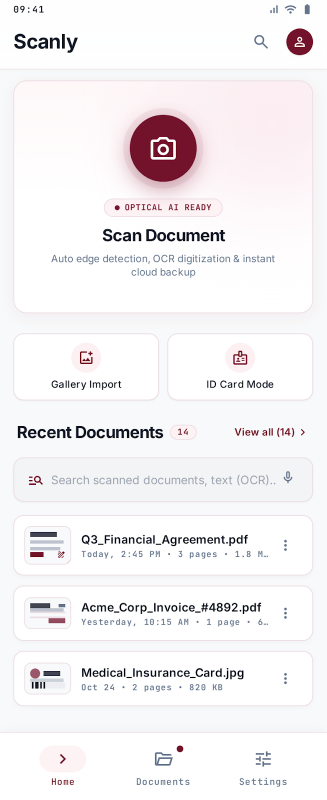
#> input picture design/document.png, 653 x 1600 px (shown at 1/2 size)
$ python -i baseline_scan.py   (imports and definitions only)
#> lines starting #> are read from the running program, lines starting #| are printed output that depends on the picture; after the words box and inside, x2 and y2 are one past the last pixel; in counts of white or black regions, pixels touching at a corner belong together
#> further down, picture is the input picture: shape (1600, 653, 3); mean B, G, R 242.6, 240.8, 243.8
import cv2
import numpy as np

def four_point_transform(img, pts):

    '''
    used to transform the image into a flattened img  :)
    sets the points in order kyuki camera doesn't know ki kaunsa corner kaunsa h

    s = x + y -> sabse chota 'top left' and 'bottom right' (diagonals)
    d = x - y -> sbase chota 'top right' and 'bottom left' (diagonals)

    distance calculate krni padhti hai fir taki actual document size mil paye aur uske basis pe flatten/cropping ho from complete camera view.

    src - acts the actual points of the document/image captured
    dst - acts as the label provided joh ek fixed rectangle shape banayega jisme src fit hoga

    getPerspectiveTransform - yeh src ko fit krwata h dst mein
    wrapPerspective - upr wale function se shirf matrix form return hoti h uss matrix ko image me fitting karta h yeh
    '''


    pts = np.array(pts, dtype=np.float32).reshape(4, 2)

    s = pts.sum(axis=1)
    d = np.diff(pts, axis=1).ravel()
    tl, tr, br, bl = pts[np.argmin(s)], pts[np.argmin(d)], pts[np.argmax(s)], pts[np.argmax(d)]

    width = int(max(np.linalg.norm(tr - tl), np.linalg.norm(br - bl)))
    height = int(max(np.linalg.norm(bl - tl), np.linalg.norm(br - tr)))

    src = np.float32([tl, tr, br, bl])
    dst = np.float32([[0, 0], [width - 1, 0], [width - 1, height - 1], [0, height - 1]])
    matrix = cv2.getPerspectiveTransform(src, dst)
    return cv2.warpPerspective(img, matrix, (width, height))


def resize_to_fit(img, max_w=800, max_h=600):
    h, w = img.shape[:2]
    scale = min(max_w / w, max_h / h, 1.0)
    return cv2.resize(img, None, fx=scale, fy=scale)


def scanDetection(img, scale=0.4):


    '''
    as the name suggests - iska kaam h ki document dhundh ke uske 4 points find karna
    yaha contours ka use hota h kyuki this functionality helps in detecting the boundary of any object captured.

    filters - gray -> grayscale karke noise ko visible krwata h ; blur -> chote chote noise ko remove krne ke kaam aata h

    otsu -> kaam ata h ki kaunsa part paper ka white hoga aur uska black (general case)

    kernel ka use - yeh 2 kaam ke use aata h for example agr light ka reflection h uski wjgh se joh noise ara hoga usko ignore krta h aur paper itself mein agr kahi kahi dots/dark spots h toh unko fill krta h

    convexHull. Shape ko ek tight "elastic band" mein lapet deta hai, jisse andar ke dents bhar jaate hain.

    approxPolyDP. Outline ko kam corners wale polygon mein simplify karta hai. eps * peri tolerance hai (perimeter ka hissa). Chhota eps = zyada corners, bada eps = kam. Loop strict se dheela hota hai jab tak exactly 4 corners na mile.

    approx / scale. Detection 0.4x pe hua tha, to coordinates ko wapas original size mein badalte hain. Warp full-quality image pe hoga.
    '''
#> called with scale = 0.4


    h, w = img.shape[:2]
#> h = 1600; w = 653


    doc_contour = np.array([[0, 0], [w, 0], [w, h], [0, h]], dtype=np.int32)


    small = cv2.resize(img, None, fx=scale, fy=scale)
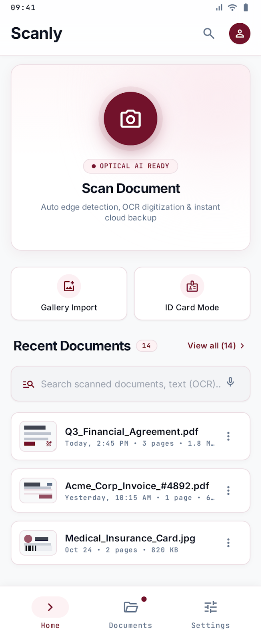
#> small: shape (640, 261, 3); mean B, G, R 242.6, 240.9, 243.8
    sh, sw = small.shape[:2]
#> sh = 640; sw = 261

    gray = cv2.cvtColor(small, cv2.COLOR_BGR2GRAY)
    blur = cv2.GaussianBlur(gray, (5, 5), 0)
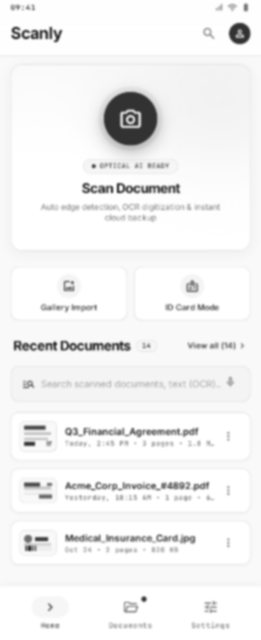
#> blur: shape (640, 261); min 49, max 255, mean 242
    _, threshold = cv2.threshold(blur, 0, 255, cv2.THRESH_BINARY + cv2.THRESH_OTSU)
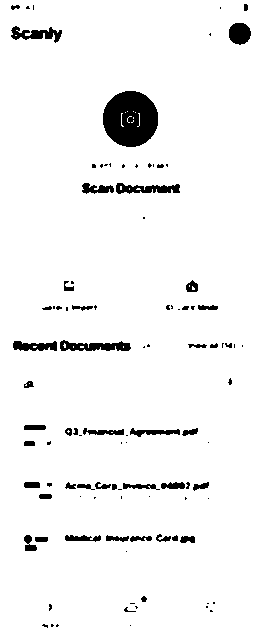
#> threshold: shape (640, 261); 95.3% white; 102 black regions (56 under 20 px), largest, box (x1, y1, x2, y2) and area: (103, 91, 158, 147) 2385, (60, 340, 131, 351) 499, (116, 183, 180, 194) 437

    kernel = np.ones((9, 9), np.uint8)

    threshold = cv2.morphologyEx(threshold, cv2.MORPH_OPEN, kernel)
#> threshold: shape (640, 261); 94.2% white; 39 black regions (13 under 20 px), largest, box (x1, y1, x2, y2) and area: (103, 91, 158, 147) 2438, (13, 340, 131, 351) 958, (65, 482, 209, 500) 885

    threshold = cv2.morphologyEx(threshold, cv2.MORPH_CLOSE, kernel)
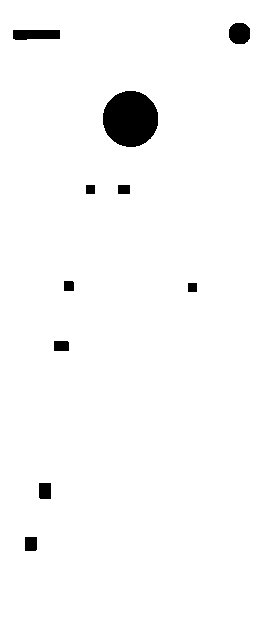
#> threshold: shape (640, 261); 97.5% white; 10 black regions, largest, box (x1, y1, x2, y2) and area: (103, 91, 158, 147) 2438, (13, 30, 60, 40) 435, (229, 23, 250, 44) 377

    contours, _ = cv2.findContours(threshold, cv2.RETR_EXTERNAL, cv2.CHAIN_APPROX_SIMPLE)
#> contours = [[[0, 0], [0, 639], [260, 639], [260, 0]]]
    contours = sorted(contours, key=cv2.contourArea, reverse=True)

    for contour in contours[:3]:
        area = cv2.contourArea(contour)
        if not (0.1 * sh * sw < area < 0.9 * sh * sw):  # logo / poora frame ignore
            continue

        hull = cv2.convexHull(contour)
        peri = cv2.arcLength(hull, True)
        for eps in (0.015, 0.02, 0.03, 0.04, 0.05):
            approx = cv2.approxPolyDP(hull, eps * peri, True)
            if len(approx) == 4:
                return (approx / scale).astype(np.int32)  # original size ke coordinates
#> this loop made 1 pass
#> (contour, area) on pass 1: ([[0, 0], [0, 639], [260, 639], [260, 0]], 166140)

    return doc_contour


def scan_baseline(img, do_resize=True):
    """main.py ka loop body, bilkul waise hi (lines 118-137)."""
    doc_contour = scanDetection(img)
#> doc_contour = [[0, 0], [653, 0], [653, 1600], [0, 1600]]

    view = img.copy()
    cv2.drawContours(view, [doc_contour], -1, (0, 255, 0), 3)
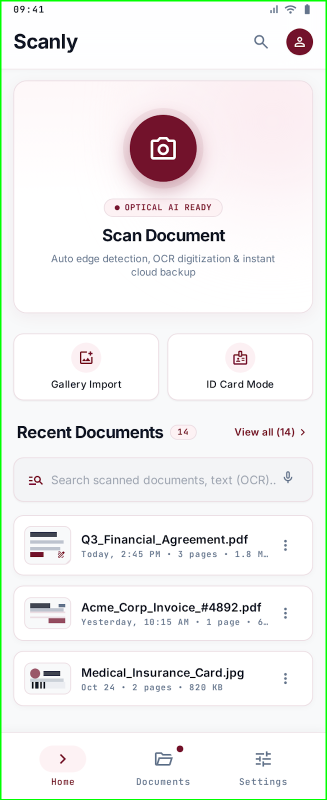
#> view: shape (1600, 653, 3) (shown at 1/2 size); 1.08% of pixels changed, all inside (x1, y1, x2, y2) = (0, 0, 653, 1600)

    wrapped = four_point_transform(img, doc_contour.reshape(4, 2))
#> in four_point_transform, `s = pts.sum(axis=1)`: s = [0, 653, 2253, 1600]
#> in four_point_transform, `d = np.diff(pts, axis=1).ravel()`: d = [0, -653, 947, 1600]
#> in four_point_transform, `tl, tr, br, bl = pts[np.argmin(s)], pts[np.argmin(d)], pts[np.argmax(s..`: tl = [0, 0]; tr = [653, 0]; br = [653, 1600]; bl = [0, 1600]
#> in four_point_transform, `width = int(max(np.linalg.norm(tr - tl), np.linalg.norm(br - bl)))`: width = 653
#> in four_point_transform, `height = int(max(np.linalg.norm(bl - tl), np.linalg.norm(br - tr)))`: height = 1600
#> in four_point_transform, `src = np.float32([tl, tr, br, bl])`: src = [[0, 0], [653, 0], [653, 1600], [0, 1600]]
#> in four_point_transform, `dst = np.float32([[0, 0], [width - 1, 0], [width - 1, height - 1], [0,..`: dst = [[0, 0], [652, 0], [652, 1599], [0, 1599]]
#> in four_point_transform, `matrix = cv2.getPerspectiveTransform(src, dst)`: matrix = [[0.998, 0, 0], [0, 0.999, 0], [0, 0, 1]]
    if do_resize:
        wrapped = resize_to_fit(wrapped)

    gray = cv2.cvtColor(wrapped, cv2.COLOR_BGR2GRAY)
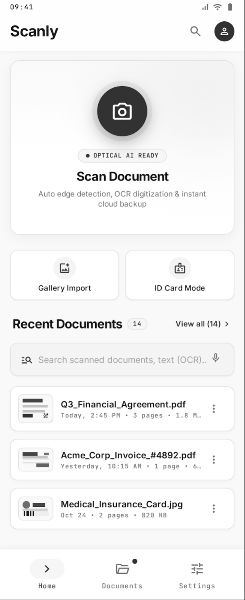
#> gray: shape (600, 245); min 4, max 255, mean 241.5
    scanned = cv2.threshold(gray, 0, 255, cv2.THRESH_BINARY + cv2.THRESH_OTSU)[1]
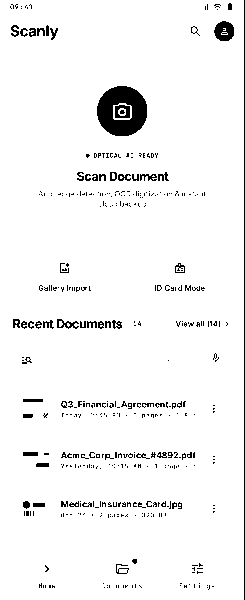
#> scanned: shape (600, 245); 95.6% white; 419 black regions (363 under 20 px), largest, box (x1, y1, x2, y2) and area: (97, 86, 147, 136) 1704, (244, 0, 245, 600) 600, (214, 21, 234, 41) 296
    return scanned, doc_contour

>>> import cv2
>>> picture = cv2.imread('../design/document.png')
>>> result = scan_baseline(picture)
